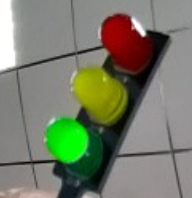
#> input picture 高云选题3/高云选题3/本地当前源码/RDKX5_消防小车系统/ros2_ws/tests/fixtures/traffic_three_lamp/green_on.png, 192 x 198 px
$ python -i traffic.py   (imports and definitions only)
#> lines starting #> are read from the running program, lines starting #| are printed output that depends on the picture; after the words box and inside, x2 and y2 are one past the last pixel; in counts of white or black regions, pixels touching at a corner belong together
#> further down, picture is the input picture: shape (198, 192, 3); mean B, G, R 105.8, 124.8, 120.1
"""Conservative LED traffic light recognition and crossing state machine.

No ROS, serial, servo, or GPIO operations are performed here. All timestamps
must be seconds from the same monotonic clock; frame IDs identify exposures.
"""
from __future__ import annotations

import math
from collections import deque

import cv2
import numpy as np

from .traffic_lamps import detect_three_lamp_fixture


DEFAULT_DETECTOR = {
    "fixture_layout": "two_lamp",
    "roi_normalized": [0.10, 0.05, 0.90, 0.90],
    "board_dark_value_max": 80,
    "board_min_area_px": 120,
    "board_max_roi_fraction": 0.65,
    "board_aspect_min": 0.28,
    "board_aspect_max": 0.85,
    "board_dark_fraction_min": 0.50,
    "led_saturation_min": 110,
    "led_value_min": 150,
    "led_min_area_px": 6,
    "led_area_fraction_min": 0.004,
    "led_area_fraction_max": 0.15,
    "led_circularity_min": 0.48,
    "red_hue_ranges": [[0, 12], [168, 179]],
    "green_hue_range": [38, 88],
    "red_position_normalized": [0.50, 0.27],
    "green_position_normalized": [0.50, 0.73],
    "position_tolerance": 0.22,
    "overexposed_white_fraction_max": 0.12,

}

DEFAULT_CONTROLLER = {
    "stop_policy": "feedback",
    "stop_delay_s": 2.0,
    "pan_min_deg": -60.0,
    "pan_max_deg": 60.0,
    "pan_step_deg": 20.0,
    "pan_initial_deg": 0.0,
    "tilt_deg": 5.0,
    "settle_s": 0.30,
    "scan_dwell_s": 0.45,
    "frame_max_age_s": 0.30,
    "lost_scan_after_s": 0.65,
    "green_min_frames": 5,
    "green_min_duration_s": 0.40,
    "green_max_gap_s": 0.22,
    "release_valid_s": 0.45,
    "event_timeout_s": 45.0,
    "fixture_center_gate": 0.45,
    "fixture_min_iou": 0.20,
    "confidence_min": 0.50,
}


class TrafficDetector:
    """Detect the explicitly configured two-lamp or red/yellow/green fixture.

    A colored patch alone is never a valid lamp. A supported observation needs
    a dark rectangular panel, compact bright saturated color, and its expected
    position on the panel. This is a commissioning baseline, not proof that a
    real LED fixture is recognized in all lighting conditions.
    """

    def __init__(self, config=None):
        config = config or {}
        self.cfg = {**DEFAULT_DETECTOR, **config.get("detector", config)}
        if self.cfg['fixture_layout'] not in ('two_lamp', 'three_lamp'):
            raise ValueError('fixture_layout must be two_lamp or three_lamp')
        roi = self.cfg["roi_normalized"]
        if len(roi) != 4 or not (0 <= roi[0] < roi[2] <= 1 and 0 <= roi[1] < roi[3] <= 1):
            raise ValueError("roi_normalized must be [x0,y0,x1,y1] within 0..1")

    def detect(self, bgr, *, capture_time=None, frame_id=None):
        result = {"status": "unknown", "confidence": 0.0, "fixture_bbox": None,
                  "center": None, "capture_time": capture_time, "frame_id": frame_id,
                  "reason": "no_supported_lamp", "candidates": []}
        if bgr is None or bgr.ndim != 3 or bgr.shape[2] != 3 or bgr.dtype != np.uint8:
            result["reason"] = "invalid_image"
            return result
        height, width = bgr.shape[:2]
#> height = 198; width = 192
        result["image_size"] = [width, height]
        x0, y0, x1, y1 = self.cfg["roi_normalized"]
        ox, oy = int(x0 * width), int(y0 * height)
#> ox = 19; oy = 9
        crop = bgr[oy:int(y1 * height), ox:int(x1 * width)]
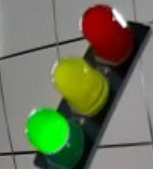
#> crop: shape (169, 153, 3); mean B, G, R 88.8, 116.1, 108.7
        if crop.size == 0:
            return result
        if self.cfg['fixture_layout'] == 'three_lamp':
            # Unlit covers are colored too. The configured real fixture must
            # never fall back to the legacy two-lamp color threshold.
            found = detect_three_lamp_fixture(crop, self.cfg)
            if found is None:
                result['reason'] = 'no_supported_three_lamp_fixture'
                return result
            result.update(found)
            # [6 lines left out: function offset, not called in this run]
            offset(result)
            for candidate in result.get('candidates', []):
                offset(candidate)
                for lamp in candidate.get('lamps', []):
                    offset(lamp)
            result.update(capture_time=capture_time, frame_id=frame_id, image_size=[width,height])
            return result
        hsv = cv2.cvtColor(crop, cv2.COLOR_BGR2HSV)
#> hsv: shape (169, 153, 3); mean H, S, V 56.5, 81.8, 125.8
        dark = (hsv[:, :, 2] <= self.cfg["board_dark_value_max"]).astype(np.uint8) * 255
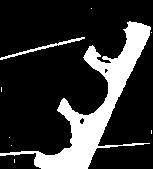
#> dark: shape (169, 153); 19.5% white; 9 white regions (7 under 20 px)
        contours, _ = cv2.findContours(dark, cv2.RETR_EXTERNAL, cv2.CHAIN_APPROX_SIMPLE)
#> contours = 9 contours, 7 with area under 20; largest, box (x1, y1, x2, y2) and area: (0, 21, 151, 169) 4472, (0, 37, 85, 60) 144
        recognized, glare = [], False
        for contour in contours:
            x, y, w, h = cv2.boundingRect(contour)
            area = w * h
            if (area < self.cfg["board_min_area_px"] or area > dark.size * self.cfg["board_max_roi_fraction"]
                    or not self.cfg["board_aspect_min"] <= w / h <= self.cfg["board_aspect_max"]
                    or x <= 0 or y <= 0 or x + w >= crop.shape[1] or y + h >= crop.shape[0]):
                continue
            if cv2.contourArea(contour) / area < 0.78:
                continue
            panel = hsv[y:y+h, x:x+w]
            if np.mean(panel[:, :, 2] <= self.cfg["board_dark_value_max"]) < self.cfg["board_dark_fraction_min"]:
                continue
            white = (panel[:, :, 2] >= 250) & (panel[:, :, 1] <= 35)
            if np.mean(white) > self.cfg["overexposed_white_fraction_max"]:
                glare = True
                continue
            lamps = []
            for color in ("red", "green"):
                hue_mask = np.zeros((h, w), dtype=bool)
                ranges = self.cfg["red_hue_ranges"] if color == "red" else [self.cfg["green_hue_range"]]
                for low, high in ranges:
                    hue_mask |= (panel[:, :, 0] >= low) & (panel[:, :, 0] <= high)
                mask = (hue_mask & (panel[:, :, 1] >= self.cfg["led_saturation_min"])
                        & (panel[:, :, 2] >= self.cfg["led_value_min"])).astype(np.uint8) * 255
                blobs, _ = cv2.findContours(mask, cv2.RETR_EXTERNAL, cv2.CHAIN_APPROX_SIMPLE)
                for blob in blobs:
                    blob_area = cv2.contourArea(blob)
                    perimeter = cv2.arcLength(blob, True)
                    if (blob_area < max(self.cfg["led_min_area_px"], area * self.cfg["led_area_fraction_min"])
                            or blob_area > area * self.cfg["led_area_fraction_max"] or perimeter <= 0
                            or 4 * math.pi * blob_area / perimeter**2 < self.cfg["led_circularity_min"]):
                        continue
                    moments = cv2.moments(blob)
                    if moments["m00"] <= 0:
                        continue
                    cx, cy = moments["m10"] / moments["m00"], moments["m01"] / moments["m00"]
                    ex, ey = self.cfg[color + "_position_normalized"]
                    position_error = math.hypot(cx / w - ex, cy / h - ey)
                    if position_error > self.cfg["position_tolerance"]:
                        continue
                    lamps.append({"color": color, "center": [ox+x+cx, oy+y+cy],
                                  "position_error": position_error})
            if lamps:
                recognized.append({"fixture_bbox": [ox+x, oy+y, ox+x+w, oy+y+h],
                                   "center": [ox+x+w/2, oy+y+h/2], "lamps": lamps})
#> this loop made 9 passes
#> (x, y, w, h, area) on passes 6, 8: (0, 37, 85, 23, 1955), (0, 21, 151, 148, 22348)
#> after the loop, recognized = []
        result["candidates"] = recognized
        colors = {lamp["color"] for board in recognized for lamp in board["lamps"]}
#> colors = 0 items
        if "red" in colors and "green" in colors:
            result.update(status="conflict", reason="red_and_green_visible")
        elif glare:
            result.update(status="overexposed", reason="panel_glare")
        elif len(recognized) > 1:
            result.update(status="unknown", reason="multiple_fixtures_in_roi")
        elif recognized:
            board = recognized[0]
            result.update(status=next(iter(colors)), confidence=0.9,
                          fixture_bbox=board["fixture_bbox"], center=board["center"],
                          reason="supported_panel_and_led")
        return result


class TrafficController:
    """FPGA crosswalk event -> stop -> bounded scan -> stable green grant.

    ``gimbal_ready`` must come from the integration layer. It can mean real
    feedback or acknowledged command plus a measured travel wait, but must not
    be generated just by assigning the desired angle to an 'actual' variable.
    ``move_allowed`` is permission for this crossing only, never a motor command.
    """

    # [201 lines left out: functions __init__, _clear_tracking, on_crosswalk, on_crossing_complete, _output, _valid_bbox and 5 more, not called in this run]

>>> import cv2
>>> picture = cv2.imread('../../../../本地当前源码/RDKX5_消防小车系统/ros2_ws/tests/fixtures/traffic_three_lamp/green_on.png')
>>> result = TrafficDetector().detect(picture)
#> result = 9 items

$ run again, on 高云选题3/高云选题3/本地当前源码/RDKX5_消防小车系统/ros2_ws/tests/fixtures/traffic_three_lamp/red_on.png
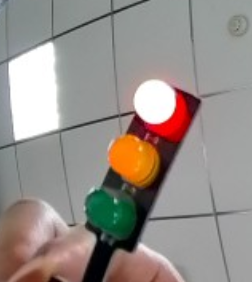
#> input picture 高云选题3/高云选题3/本地当前源码/RDKX5_消防小车系统/ros2_ws/tests/fixtures/traffic_three_lamp/red_on.png, 252 x 282 px
#> picture is the input picture: shape (282, 252, 3); mean B, G, R 138, 143.3, 151.3
#> in detect, `crop = bgr[oy:int(y1 * height), ox:int(x1 * width)]`:
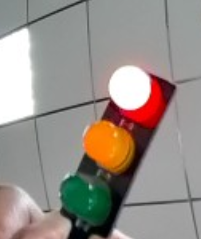
#> crop: shape (239, 201, 3); mean B, G, R 137.6, 144, 152.3
#> hsv: shape (239, 201, 3); mean H, S, V 59, 41.2, 156.9
#> in detect, `dark = (hsv[:, :, 2] <= self.cfg["board_dark_value_max"]).astype(np.ui..`:
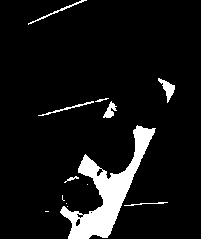
#> dark: shape (239, 201); 8% white; 13 white regions (5 under 20 px)
#> contours = 13 contours, 8 with area under 20; largest, box (x1, y1, x2, y2) and area: (60, 125, 156, 239) 3079, (158, 78, 175, 103) 140, (103, 101, 117, 118) 90, (28, 0, 87, 25) 60, (38, 101, 94, 116) 52
#> the loop in detect, `for contour in contours:` made 13 passes
#> (x, y, w, h, area) on passes 4, 7, 8, 9, 10, 11, 12, 13: (124, 202, 44, 4, 176), (64, 176, 15, 7, 105), (60, 125, 96, 114, 10944), (103, 101, 14, 17, 238), (38, 101, 56, 15, 840), (95, 98, 14, 4, 56), (158, 78, 17, 25, 425), (28, 0, 59, 25, 1475)
#> after the loop in detect, `for contour in contours:`: recognized = []
#> colors = 0 items
#> result = 9 items
